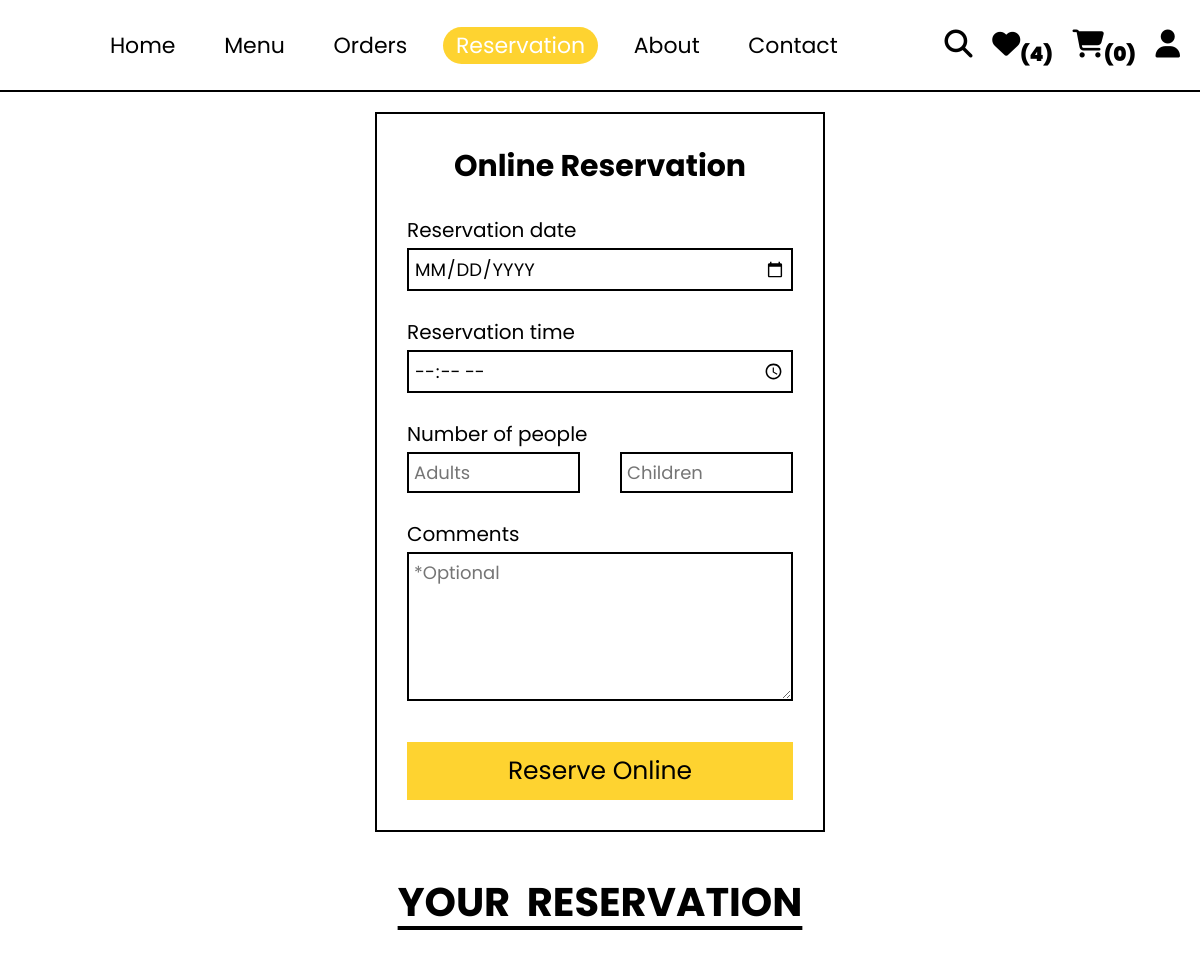
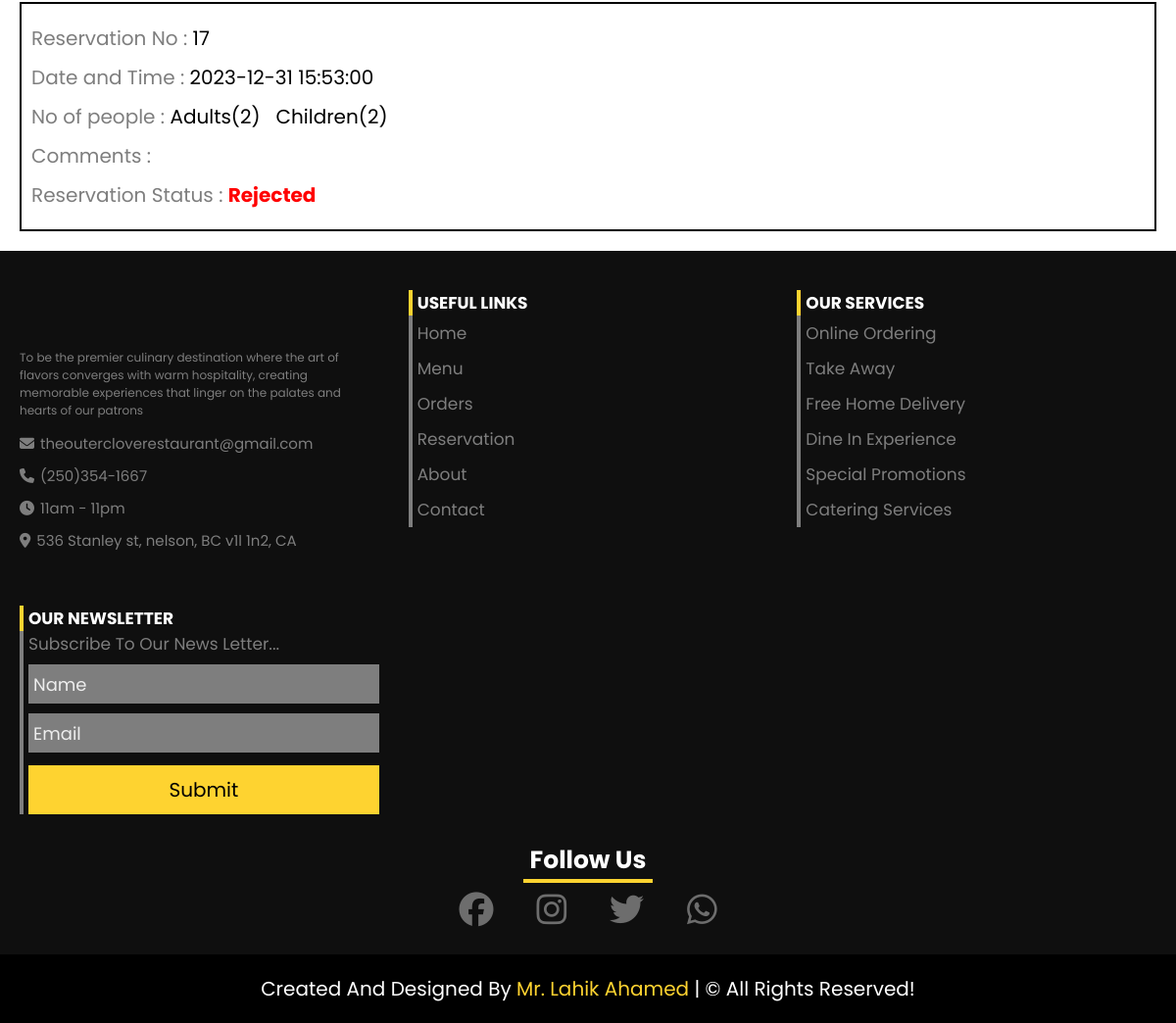
The page /customer/reservation.php (signed in) on the database its author committed (2 pictures, top to bottom).
### tables this page shows
CREATE TABLE `reservation` (
  `id` int(11) NOT NULL,
  `user_id` int(11) NOT NULL,
  `date_time` datetime NOT NULL,
  `adults` int(11) NOT NULL,
  `children` int(11) NOT NULL,
  `comments` varchar(255) NOT NULL,
  `name` varchar(50) NOT NULL,
  `number` int(11) NOT NULL,
  `status` varchar(10) NOT NULL
);

### customer/reservation.php (the view, shortened to what this page needs)
<!DOCTYPE html>
<html lang="en">
<head>
    <link rel="stylesheet" href="https://cdnjs.cloudflare.com/ajax/libs/font-awesome/6.1.1/css/all.min.css">
    <link rel="stylesheet" href="../CSS/customer_style.css">
</head>
<body>
    <?php include("../components/user_header.php"); ?>
    <section class="reservation-container">
        <div class="reservation-box">
            <form action="" method="post" class="box">
                <h3>online reservation</h3>
                <div class="date">
                    <label for="date">Reservation date</label>
                    <input type="date" id="date" name="date" required>
                </div>
                <div class="time">
                    <label for="time">Reservation time</label>
                    <input type="time" id="time" name="time" required>
                </div>
                <div class="people">
                    <label for="">Number of people</label>
                    <div class="people-input">
                        <input type="number" placeholder="Adults" onkeypress="if(this.value.length == 2) return false;" min="1" max="99" name="adult" required>
                        <input type="number" placeholder="Children" onkeypress="if(this.value.length == 2) return false;" min="1" max="99" name="children">
                    </div>
                </div>
                <div class="comments">
                    <label for="comments">Comments</label>
                    <textarea name="comments" id="comments" placeholder="*Optional" cols="30" rows="5"></textarea>
                </div>
                <button type="submit" name="reserve" class="btn">Reserve online</button>
            </form>
        </div>
        <div class="reservation-status">
            <h1 class="title">Your reservation</h1>
            <div class="box-container">
                <?php
                    $reservation = $conn->prepare("SELECT * FROM reservation WHERE user_id = ?");
                    $reservation->execute([$user_id]);
                    if($reservation->rowCount() > 0) {
                        $fetch_reservation = $reservation->fetch(PDO::FETCH_ASSOC);
                ?>
                        <div class="box">
                            <p>Reservation No : <span><?= $fetch_reservation['id'] ?></span></p>
                            <p>Date and Time : <span><?= $fetch_reservation['date_time'] ?></span></p>
                            <p>No of people : <span>Adults(<?= $fetch_reservation['adults']?>)&nbsp;&nbsp;
                                              <?= ($fetch_reservation['children'] > 0) ?
                                              "Children(".$fetch_reservation['children'].")" : ''; ?></span></p>
                            <p>Comments : <span><?= $fetch_reservation['comments'] ?></span></p>
                <?php
                            if($fetch_reservation['status'] == 'pending') {
                                $paid = 'yellow';
                                $status = 'pending';
                            }else if($fetch_reservation['status'] == 'approved') {
                                $paid = 'green';
                                $status = 'approved';
                            }else if($fetch_reservation['status'] == 'rejected') {
                                $paid = 'red';
                                $status = 'rejected';
                            }
                ?>
                            <p style="text-transform: capitalize;">Reservation status : <span style="color: <?= $paid ?>; font-weight: bold"><?= $status ?></span></p>
                        </div>
                <?php
                    }else {
                ?>
                        <div class="box">
                            <p style="text-align: center; color: red">You haven't placed any reservations yet!</p>
                        </div>
              <?php } ?>
            </div>
        </div>
    </section>
</body>
</html>
<?php include("../components/footer.php"); ?>

### CSS/customer_style.css (style rules this page uses)
:root { --yellow: #fed330; --red: #e74c3c; --light-color: #7e7e7e; --border: 2px solid #000; --light: #ededed; --light-black: #0f0f0f; }
* { font-family: 'poppins', sans-serif; margin: 0; padding: 0; box-sizing: border-box; outline: none; border: none; text-decoration: none; }
html { font-size: 62.5%; overflow-x: hidden; scroll-behavior: smooth; stop-opacity: 7rem; scroll-padding-top: 7rem; }
section { margin: 0 auto; max-width: 1300px; padding: 2rem; }
.btn, .delete-btn { margin-top: 1rem; display: inline-block; font-size: 2rem; padding: 1rem 3rem; cursor: pointer; transition: .2s linear; text-transform: capitalize; }
.btn { background-color: var(--yellow); color: #000; }
.title { text-align: center; margin-bottom: 2.5rem; font-size: 4rem; color: #000; text-transform: uppercase; text-decoration: underline; word-spacing: .8rem; text-underline-offset: 1rem; }
.reservation-container { display: flex; flex-direction: column; gap: 4rem; width: 100%; min-height: 80vh; }
.reservation-container .reservation-box { margin: 0 auto; padding: 3rem; border: var(--border); min-height: 50rem; width: 45rem; }
.reservation-container .reservation-box .box h3 { font-size: 3rem; text-align: center; text-transform: capitalize; }
.reservation-container .reservation-box .box label { font-size: 2rem; margin-bottom: .3rem; }
.reservation-container .reservation-box .box > * { margin-bottom: 2.6rem; }
.reservation-container .reservation-box .box .date, .reservation-container .reservation-box .box .time { display: flex; flex-direction: column; }
.reservation-container .reservation-box .box #date { text-transform: uppercase; }
.reservation-container .reservation-box .box .people label { display: block; }
.reservation-container .reservation-box .box .people { gap: 1.5rem; }
.reservation-container .reservation-box .box .people .people-input { display: flex; justify-content: space-between; gap: 1.5rem; }
.reservation-container .reservation-box .box .people .people-input input { flex: 1; max-width: calc(50% - 2rem); }
.reservation-container .reservation-box .box input, .reservation-container .reservation-box .box textarea { font-size: 1.8rem; border: var(--border); padding: .5rem; }
.reservation-container .reservation-box .box textarea { border: var(--border); padding: .5rem; width: 100%; }
.reservation-container .reservation-box .box .comments label { display: block; }
.reservation-container .reservation-box .box button { width: 100%; margin-bottom: 0; font-size: 2.5rem; }
.reservation-status .box-container { display: flex; flex-wrap: wrap; gap: 1.5rem; align-items: flex-start; }
.reservation-status .box-container .box { padding: 1rem; border: var(--border); flex: 1 1 40rem; }
.reservation-status .box-container .box p { line-height: 1.5; margin: 1rem 0; font-size: 2rem; color: var(--light-color); }
.reservation-status .box-container .box p span { color: #000; }
.reservation-status .box-container .box p:last-child span { color: var(--red); }

### rows shown on the page
reservation: id "17", date_time "2023-12-31 15:53:00", adults "2", children "2", status "Rejected"

### other values the page prints
$total_user_wishlist_items "4"
count($_SESSION["cart"]) "0"
